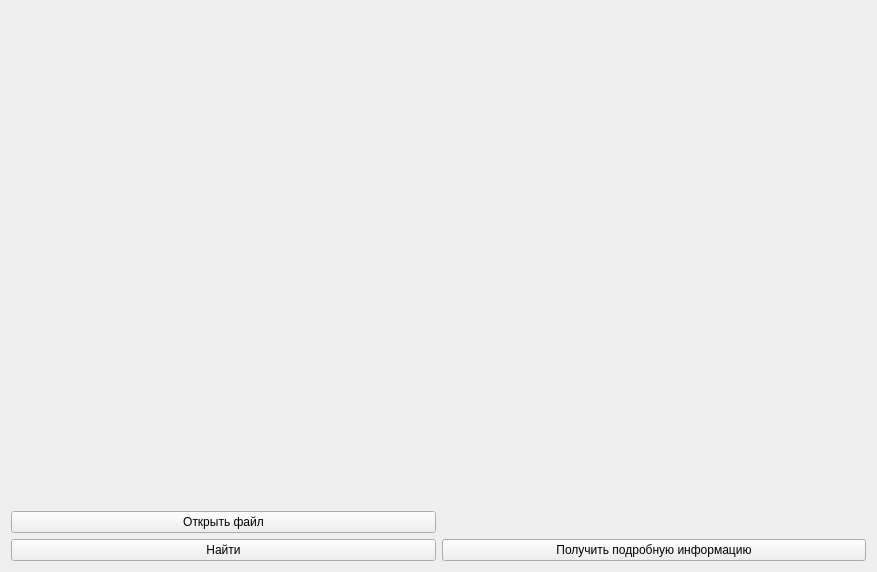
<?xml version="1.0" encoding="UTF-8"?>
<ui version="4.0">
 <class>Form</class>
 <widget class="QWidget" name="Form">
  <property name="geometry">
   <rect>
    <x>0</x>
    <y>0</y>
    <width>877</width>
    <height>572</height>
   </rect>
  </property>
  <property name="windowTitle">
   <string>Form</string>
  </property>
  <layout class="QGridLayout" name="gridLayout_2">
   <item row="2" column="1">
    <widget class="QPushButton" name="pushButton_2">
     <property name="text">
      <string>Получить подробную информацию</string>
     </property>
    </widget>
   </item>
   <item row="2" column="0">
    <widget class="QPushButton" name="pushButton">
     <property name="text">
      <string>Найти</string>
     </property>
    </widget>
   </item>
   <item row="0" column="1">
    <widget class="QLabel" name="label_2">
     <property name="text">
      <string/>
     </property>
     <property name="alignment">
      <set>Qt::AlignCenter</set>
     </property>
    </widget>
   </item>
   <item row="0" column="0">
    <widget class="QLabel" name="label">
     <property name="text">
      <string/>
     </property>
     <property name="alignment">
      <set>Qt::AlignCenter</set>
     </property>
    </widget>
   </item>
   <item row="1" column="0">
    <widget class="QPushButton" name="pushButton_3">
     <property name="text">
      <string>Открыть файл</string>
     </property>
    </widget>
   </item>
   <item row="1" column="1">
    <widget class="QLabel" name="label_3">
     <property name="text">
      <string/>
     </property>
     <property name="alignment">
      <set>Qt::AlignCenter</set>
     </property>
    </widget>
   </item>
  </layout>
 </widget>
 <resources/>
 <connections/>
</ui>
